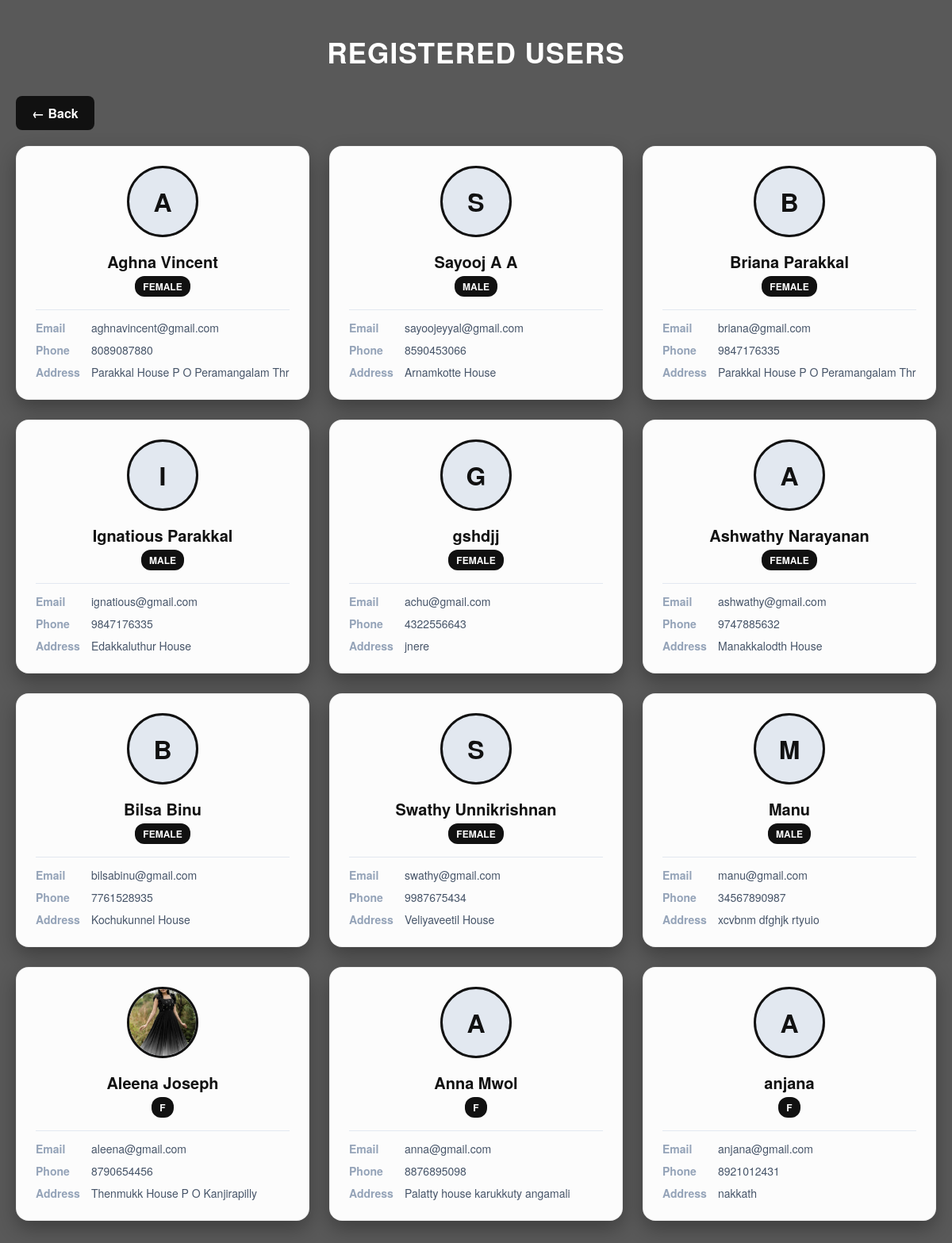
Page /userlist_admin/ on the committed database.
### specksapp/models.py (models this page shows)
class Register(models.Model):
    name = models.CharField(max_length=25,null=True,blank=True)
    address = models.CharField(max_length=50,null=True,blank=True)
    Gender_choices =[
        ('M','male'),
        ('F','female'),
        ('O','other')
    ]
    gender = models.CharField(max_length=8,choices=Gender_choices,null=True,blank=True)
    phone = models.IntegerField(null=True,blank=True)
    email = models.EmailField(max_length=100,unique=True)
    password = models.CharField(max_length=25,null=True,blank=True)
    image = models.FileField(upload_to='images/',null=True,blank=True)

### specksapp/views.py (the view)
# urls.py: path('userlist_admin/',views.userlist_admin,name='userlist_admin'),
def userlist_admin(request):
    user=models.Register.objects.all()
    return render(request,'userlist_admin.html',{'user':user})

### specksapp/templates/userlist_admin.html (shortened to what this page needs)
<!DOCTYPE html>
<html lang="en">
<head>
</head>
<body>
    <h1>Registered Users</h1>
    <div class="back-btn-container">
    <a href="javascript:history.back()" class="back-btn">← Back</a>
</div>
    <div class="user-grid">
        {% for u in user %}
            <div class="user-card">
                <div class="avatar-container">
                    {% if u.image %}
                        <img src="{{ u.image.url }}" alt="{{ u.name }}">
                    {% else %}
                        <span class="default-avatar">{{ u.name|slice:":1"|upper }}</span>
                    {% endif %}
                </div>
                <div class="user-name">{{ u.name }}</div>
                <div class="user-gender">{{ u.gender }}</div>
                <div class="user-info-group">
                    <div class="info-item">
                        <span class="info-label">Email</span>
                        <span>{{ u.email }}</span>
                    </div>
                    <div class="info-item">
                        <span class="info-label">Phone</span>
                        <span>{{ u.phone }}</span>
                    </div>
                    <div class="info-item">
                        <span class="info-label">Address</span>
                        <span>{{ u.address }}</span>
                    </div>
                </div>
            </div>
        {% empty %}
            <div class="empty-state">
                <p>No registered users found in the system.</p>
            </div>
        {% endfor %}
    </div>
</body>
</html>

### specksapp/templates/userlist_admin.html (style rules this page uses)
* { box-sizing: border-box; margin: 0; padding: 0; font-family: 'Helvetica Neue', Arial, sans-serif; }
body { background: linear-gradient(rgba(0, 0, 0, 0.65), rgba(0, 0, 0, 0.65)), url('https://images.unsplash.com/photo-1441986300917-64674bd600d8?auto=format&fit=crop&w=1950&q=80') no-repeat center center fixed; background-size: cover; min-height: 100vh; color: #333; padding: 40px 20px; display: flex; flex-direction: column; align-items: center; }
h1 { margin-bottom: 30px; font-weight: 600; color: #ffffff; font-size: 2.2rem; letter-spacing: 1px; text-transform: uppercase; }
.user-grid { display: grid; grid-template-columns: repeat(auto-fill, minmax(280px, 1fr)); gap: 25px; width: 100%; max-width: 1200px; }
.user-card { background: rgba(255, 255, 255, 0.98); border-radius: 16px; box-shadow: 0 10px 25px rgba(0, 0, 0, 0.3); padding: 24px; display: flex; flex-direction: column; align-items: center; text-align: center; transition: transform 0.2s ease, box-shadow 0.2s ease; border: 1px solid rgba(0, 0, 0, 0.05); position: relative; }
.avatar-container { width: 90px; height: 90px; border-radius: 50%; overflow: hidden; background-color: #e2e8f0; margin-bottom: 16px; border: 3px solid #111111; display: flex; align-items: center; justify-content: center; }
.avatar-container img { width: 100%; height: 100%; object-fit: cover; }
.default-avatar { font-size: 2rem; font-weight: bold; color: #111111; }
.user-name { font-size: 1.25rem; font-weight: 600; color: #111111; margin-bottom: 4px; }
.user-gender { display: inline-block; font-size: 0.75rem; text-transform: uppercase; font-weight: 700; padding: 4px 10px; border-radius: 12px; margin-bottom: 16px; background-color: #111111; color: #ffffff; }
.user-info-group { width: 100%; border-top: 1px solid #e2e8f0; padding-top: 12px; margin-top: auto; display: flex; flex-direction: column; gap: 8px; text-align: left; font-size: 0.875rem; color: #475569; }
.info-item { display: flex; align-items: center; overflow: hidden; text-overflow: ellipsis; white-space: nowrap; }
.info-label { font-weight: 600; color: #94a3b8; width: 70px; flex-shrink: 0; }
.back-btn-container { width:100%; max-width:1200px; margin-bottom:20px; }
.back-btn { display:inline-block; padding:10px 20px; background:#111111; color:white; text-decoration:none; border-radius:8px; font-weight:600; transition:0.3s; }

### rows in the picture
Register: name "A", name "Aghna Vincent", gender "FEMALE", email "aghnavincent@gmail.com", phone "8089087880", address "Parakkal House P O Peramangalam…"
Register: name "S", name "Sayooj A A", gender "MALE", email "sayoojeyyal@gmail.com", phone "8590453066", address "Arnamkotte House"
Register: name "B", name "Briana Parakkal", gender "FEMALE", email "briana@gmail.com", phone "9847176335", address "Parakkal House P O Peramangalam…"
Register: name "I", name "Ignatious Parakkal", gender "MALE", email "ignatious@gmail.com", phone "9847176335", address "Edakkaluthur House"
Register: name "G", name "gshdjj", gender "FEMALE", email "achu@gmail.com", phone "4322556643", address "jnere"
Register: name "A", name "Ashwathy Narayanan", gender "FEMALE", email "ashwathy@gmail.com", phone "9747885632", address "Manakkalodth House"
Register: name "B", name "Bilsa Binu", gender "FEMALE", email "bilsabinu@gmail.com", phone "7761528935", address "Kochukunnel House"
Register: name "S", name "Swathy Unnikrishnan", gender "FEMALE", email "swathy@gmail.com", phone "9987675434", address "Veliyaveetil House"
Register: name "M", name "Manu", gender "MALE", email "manu@gmail.com", phone "34567890987", address "xcvbnm dfghjk rtyuio"
Register: image (picture), name "Aleena Joseph", gender "F", email "aleena@gmail.com", phone "8790654456", address "Thenmukk House P O Kanjirapilly"
Register: name "A", name "Anna Mwol", gender "F", email "anna@gmail.com", phone "8876895098", address "Palatty house karukkuty angamali"
Register: name "A", name "anjana", gender "F", email "anjana@gmail.com", phone "8921012431", address "nakkath"
